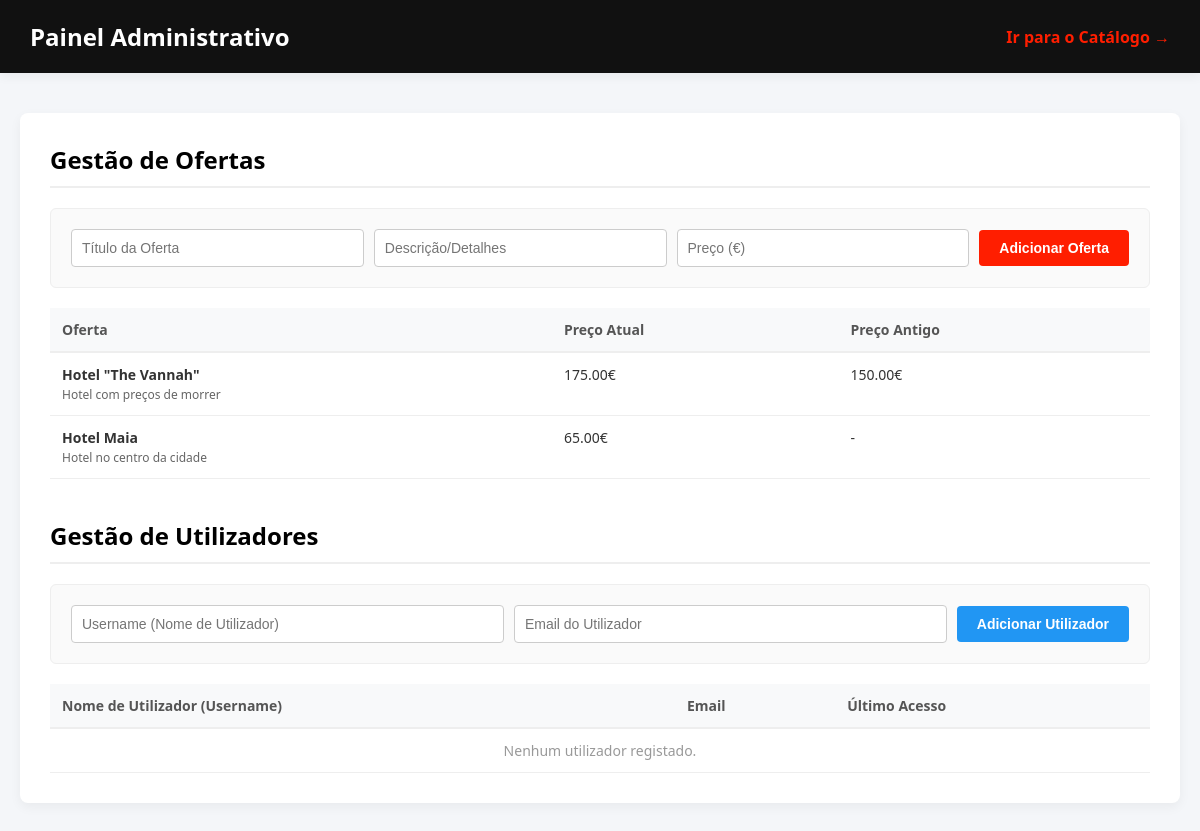
Before: /scripts/administrador.php with the older database file.
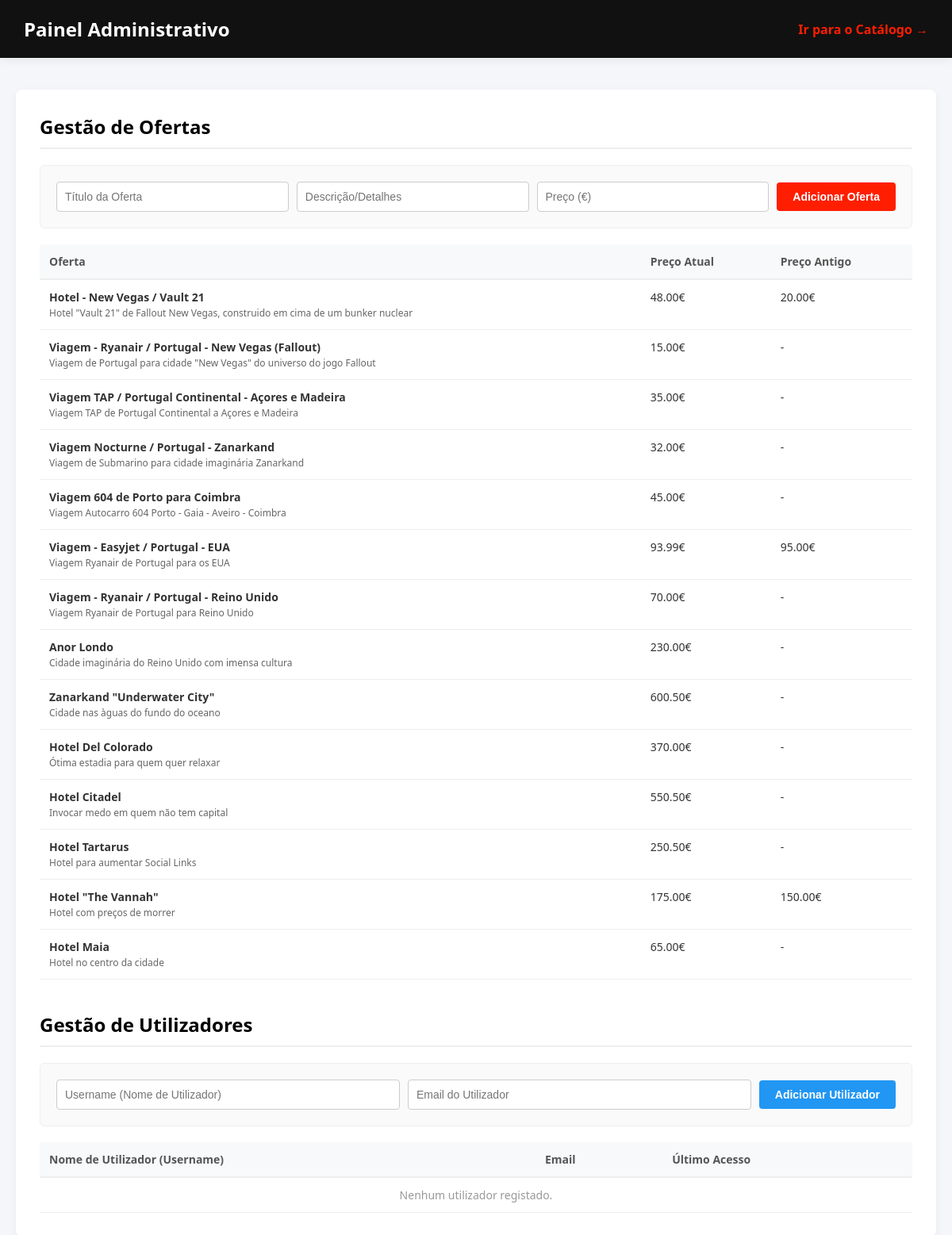
After: the same page with the newer database file.
### tables this page shows
CREATE TABLE ofertas (
    id INTEGER PRIMARY KEY AUTOINCREMENT,
    titulo TEXT NOT NULL,
    descricao TEXT NOT NULL,
    preco REAL NOT NULL,
    preco_antigo REAL
);

### scripts/administrador.php (the view, shortened to what this page needs)
<?php
try {
    $db = new PDO("sqlite:" . __DIR__ . "/hshotels.db");
    $db->setAttribute(PDO::ATTR_ERRMODE, PDO::ERRMODE_EXCEPTION);
    try {
        $db->query("SELECT username FROM utilizadores LIMIT 1");
    } catch (Exception $e) {
        $db->exec("DROP TABLE IF EXISTS utilizadores");
    }
    $db->exec("CREATE TABLE IF NOT EXISTS ofertas (id INTEGER PRIMARY KEY AUTOINCREMENT, titulo TEXT, descricao TEXT, preco REAL, preco_antigo REAL)");
    $db->exec("CREATE TABLE IF NOT EXISTS utilizadores (id INTEGER PRIMARY KEY AUTOINCREMENT, username TEXT NOT NULL UNIQUE, email TEXT NOT NULL, password TEXT NOT NULL, ultimo_acesso TEXT)");
} catch (PDOException $e) {
    die("Erro: " . $e->getMessage());
}
?>
<!DOCTYPE html>
<html lang="pt-PT">
<head>
</head>
<body>
    <div class="header">
        <h1>Painel Administrativo</h1>
        <a href="catalogo.php" style="color: #ff1e00; text-decoration: none; font-weight: bold;">Ir para o Catálogo →</a>
    </div>
    <div class="container">
        <h2>Gestão de Ofertas</h2>
        <form method="POST">
            <input type="text" name="titulo_oferta" class="campo-form" placeholder="Título da Oferta" required>
            <input type="text" name="descricao_oferta" class="campo-form" placeholder="Descrição/Detalhes" required>
            <input type="number" name="preco_oferta" step="0.01" class="campo-form" placeholder="Preço (€)" required>
            <button type="submit" class="btn-adicionar">Adicionar Oferta</button>
        </form>
        <table>
            <thead>
                <tr>
                    <th>Oferta</th>
                    <th>Preço Atual</th>
                    <th>Preço Antigo</th>
                </tr>
            </thead>
            <tbody>
                <?php
                try {
                    $ofertas = $db->query("SELECT * FROM ofertas ORDER BY id DESC")->fetchAll(PDO::FETCH_ASSOC);
                    if (empty($ofertas)) {
                        echo "<tr><td colspan='3' style='text-align:center; color:#999;'>Nenhuma oferta registada.</td></tr>";
                    } else {
                        foreach ($ofertas as $o) {
                            $titulo = htmlspecialchars($o['titulo'] ?? '');
                            $desc = htmlspecialchars($o['descricao'] ?? '');
                            $preco = number_format((float)($o['preco'] ?? 0), 2) . "€";
                            $preco_antigo = !empty($o['preco_antigo']) ? number_format((float)$o['preco_antigo'], 2) . "€" : "-";
                            echo "<tr>";
                            echo "<td><strong>{$titulo}</strong><br><span style='color:#666; font-size:12px;'>{$desc}</span></td>";
                            echo "<td>{$preco}</td>";
                            echo "<td>{$preco_antigo}</td>";
                            echo "</tr>";
                        }
                    }
                } catch (PDOException $e) {
                    echo "<tr><td colspan='3' style='color:red;'>Erro ao carregar ofertas.</td></tr>";
                }
                ?>
            </tbody>
        </table>
        <h2>Gestão de Utilizadores</h2>
        <form method="POST">
            <input type="text" name="nome_utilizador" class="campo-form" placeholder="Username (Nome de Utilizador)" required>
            <input type="email" name="email_utilizador" class="campo-form" placeholder="Email do Utilizador" required>
            <button type="submit" class="btn-adicionar" style="background-color: #2196F3;">Adicionar Utilizador</button>
        </form>
        <table>
            <thead>
                <tr>
                    <th>Nome de Utilizador (Username)</th>
                    <th>Email</th>
                    <th>Último Acesso</th>
                </tr>
            </thead>
            <tbody>
                <?php
                try {
                    $utilizadores = $db->query("SELECT * FROM utilizadores ORDER BY id DESC")->fetchAll(PDO::FETCH_ASSOC);
                    if (empty($utilizadores)) {
                        echo "<tr><td colspan='3' style='text-align:center; color:#999;'>Nenhum utilizador registado.</td></tr>";
                    }
                } catch (PDOException $e) {
                    echo "<tr><td colspan='3' style='color:red;'>Erro ao carregar utilizadores.</td></tr>";
                }
                ?>
            </tbody>
        </table>
    </div>
</body>
</html>

### scripts/administrador.php (style rules this page uses)
body { font-family: 'Segoe UI', Arial, sans-serif; background-color: #f4f6f9; margin: 0; padding: 0; color: #333; }
.header { background-color: #111; color: #fff; padding: 20px 30px; display: flex; justify-content: space-between; align-items: center; box-shadow: 0 4px 10px rgba(0,0,0,0.05); }
.header h1 { margin: 0; font-size: 24px; }
.container { max-width: 1100px; margin: 40px auto; padding: 30px; background: #fff; border-radius: 8px; box-shadow: 0 4px 12px rgba(0,0,0,0.05); }
h2 { margin-top: 40px; margin-bottom: 20px; border-bottom: 2px solid #eee; padding-bottom: 10px; color: #000; }
h2:first-of-type { margin-top: 0; }
form { background: #fafafa; padding: 20px; border-radius: 6px; margin-bottom: 20px; border: 1px solid #eee; display: flex; gap: 10px; flex-wrap: wrap; align-items: center; }
.campo-form { padding: 10px; border: 1px solid #ccc; border-radius: 4px; flex: 1; min-width: 180px; font-size: 14px; }
.btn-adicionar { background-color: #ff1e00; color: white; padding: 10px 20px; border: none; border-radius: 4px; cursor: pointer; font-weight: bold; font-size: 14px; transition: background 0.2s; }
table { width: 100%; border-collapse: collapse; margin-top: 10px; background: #fff; }
th { background-color: #f8f9fa; font-weight: bold; color: #555; border-bottom: 2px solid #eee; text-align: left; padding: 12px; font-size: 14px; }
td { padding: 12px; border-bottom: 1px solid #eee; font-size: 14px; vertical-align: top; }

Changed rows visible on the page:
added ofertas: titulo "Hotel - New Vegas / Vault 21", descricao "Hotel \"Vault 21\" de Fallout New Vegas, construido em cima de um bunker nuclear", preco "48.00€", preco_antigo "20.00€"
added ofertas: titulo "Viagem - Ryanair / Portugal - New Vegas (Fallout)", descricao "Viagem de Portugal para cidade \"New Vegas\" do universo do jogo Fallout", preco "15.00€", preco_antigo "-"
added ofertas: titulo "Viagem TAP / Portugal Continental - Açores e Madeira", descricao "Viagem TAP de Portugal Continental a Açores e Madeira", preco "35.00€", preco_antigo "-"
added ofertas: titulo "Viagem Nocturne / Portugal - Zanarkand", descricao "Viagem de Submarino para cidade imaginária Zanarkand", preco "32.00€", preco_antigo "-"
added ofertas: titulo "Viagem 604 de Porto para Coimbra", descricao "Viagem Autocarro 604 Porto - Gaia - Aveiro - Coimbra", preco "45.00€", preco_antigo "-"
added ofertas: titulo "Viagem - Easyjet / Portugal - EUA", descricao "Viagem Ryanair de Portugal para os EUA", preco "93.99€", preco_antigo "95.00€"
added ofertas: titulo "Viagem - Ryanair / Portugal - Reino Unido", descricao "Viagem Ryanair de Portugal para Reino Unido", preco "70.00€", preco_antigo "-"
added ofertas: titulo "Anor Londo", descricao "Cidade imaginária do Reino Unido com imensa cultura", preco "230.00€", preco_antigo "-"
added ofertas: titulo "Zanarkand \"Underwater City\"", descricao "Cidade nas àguas do fundo do oceano", preco "600.50€", preco_antigo "-"
added ofertas: titulo "Hotel Del Colorado", descricao "Ótima estadia para quem quer relaxar", preco "370.00€", preco_antigo "-"
added ofertas: titulo "Hotel Citadel", descricao "Invocar medo em quem não tem capital", preco "550.50€", preco_antigo "-"
added ofertas: titulo "Hotel Tartarus", descricao "Hotel para aumentar Social Links", preco "250.50€", preco_antigo "-"
